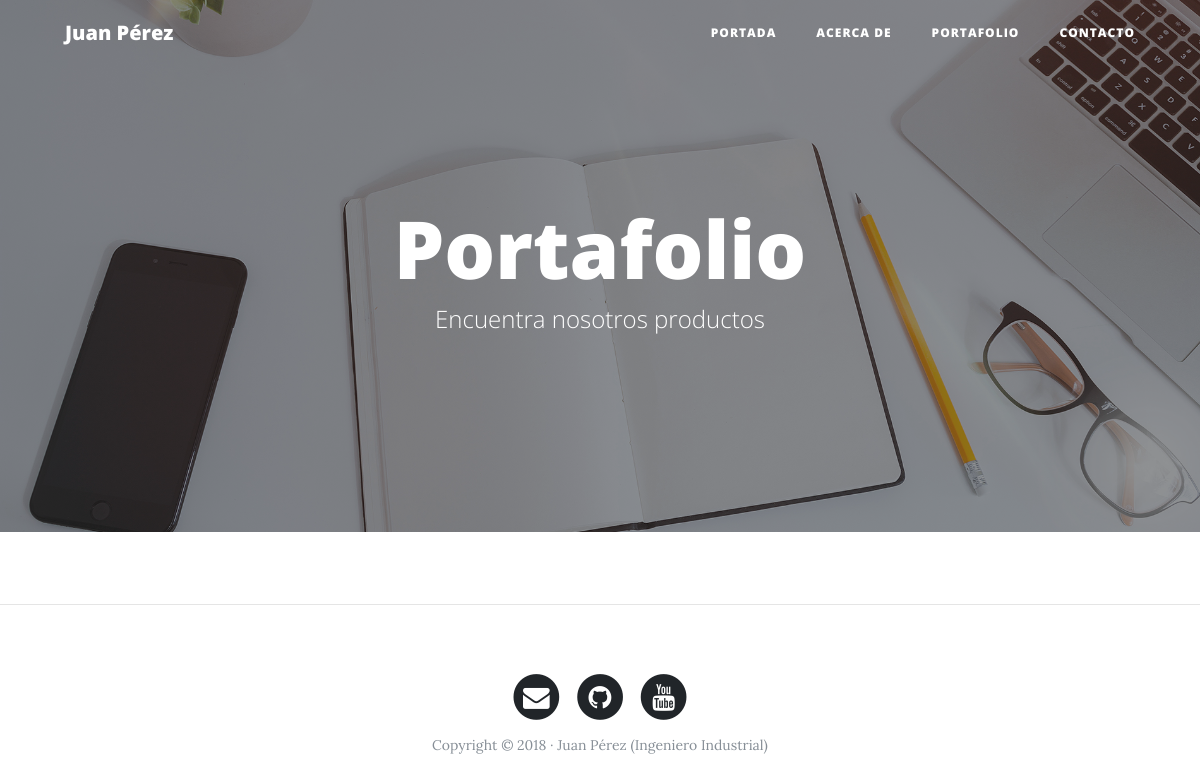
Page /portfolio/ on the earlier database version.
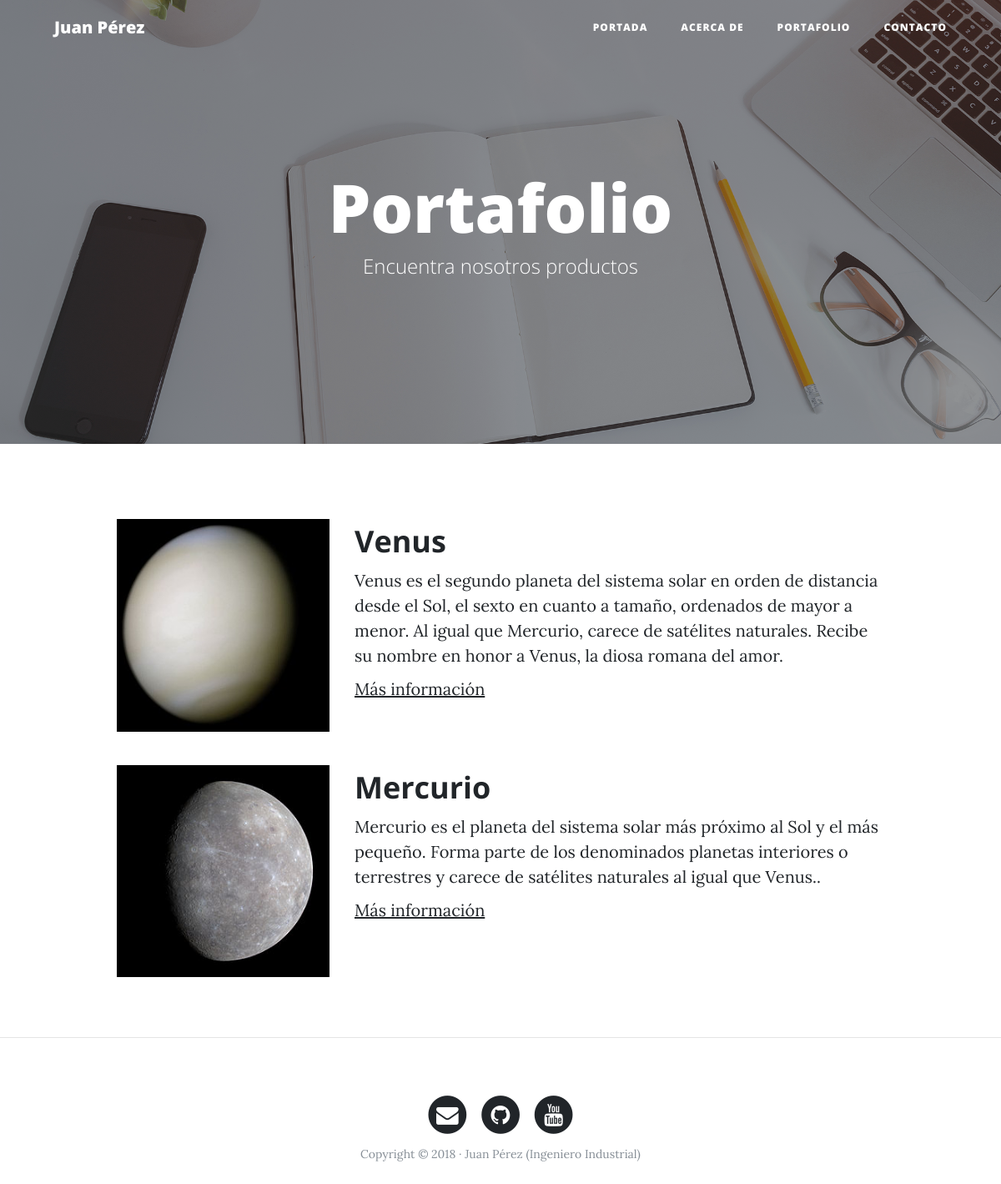
Same page on the later database version.
### portfolio/models.py (models this page shows, shortened)
class Project(models.Model):
    title = models.CharField(max_length=200, verbose_name="Título")
    description = models.TextField(verbose_name="Descripción")
    image = models.ImageField(verbose_name="Imagen", upload_to = "projects")
    link = models.URLField(verbose_name="URL", null=True, blank=True)
    created = models.DateTimeField(auto_now_add=True)
    updated = models.DateTimeField(auto_now=True)
    class Meta:
        verbose_name = "Proyecto"
        verbose_name_plural = "Proyectos"
        ordering = ["-created"]

### portfolio/views.py (the view)
# urls.py: path('portfolio/', portfolio_views.portfolio, name="portfolio"),
def portfolio(request):
    projects = Project.objects.all()
    return render(request, "portfolio/portfolio.html", {'projects':projects})

### portfolio/templates/portfolio/portfolio.html
{% extends 'core/base.html' %}
{% block title %}Portafolio{% endblock %}
{% block subtitle %}Encuentra nosotros productos{% endblock %}
{% block background %}{% load static %}{% static 'core/img/portfolio-bg.jpg' %}{% endblock %}
{% block content %}
<div class="container">
    {% for project in projects %}
    <div class="row project">
        <div class="col-lg-3 col-md-4 offset-lg-1">
            <img class="img-fluid" src="{{project.image.url}}" alt="">
        </div>
      <div class="col-lg-7 col-md-8">
            <h2 class="section-heading title">{{project.title}}</h2>
        <p>{{project.description}}</p>
        <p><a href="http://google.com">Más información</a></p>
      </div>
    </div>
    {% endfor %}
</div>
{% endblock %}

### core/templates/core/base.html (shortened to what this page needs)
<!DOCTYPE html>
<html lang="es">
  <head>
    {% load static %}
    <link href="{% static 'core/vendor/bootstrap/css/bootstrap.min.css' %}" rel="stylesheet">
    <link href="{% static 'core/vendor/font-awesome/css/font-awesome.min.css' %}" rel="stylesheet" type="text/css">
    <link href="{% static 'core/css/clean-blog.min.css' %}" rel="stylesheet">
  </head>
  <body>
    <nav class="navbar navbar-expand-lg navbar-light fixed-top" id="mainNav">
      <div class="container">
        <a class="navbar-brand" href="{% url 'home' %}">Juan Pérez</a>
        <div class="collapse navbar-collapse" id="navbarResponsive">
          <ul class="navbar-nav ml-auto">
            <li class="nav-item">
              <a class="nav-link" href="{% url 'home' %}">Portada</a>
            </li>
            <li class="nav-item">
              <a class="nav-link" href="{% url 'about-me' %}">Acerca de</a>
            </li>
            <li class="nav-item">
              <a class="nav-link" href="{% url 'portfolio' %}">Portafolio</a>
            </li>
            <li class="nav-item">
              <a class="nav-link" href="{% url 'contact' %}">Contacto</a>
            </li>
          </ul>
        </div>
      </div>
    </nav>
    <header class="masthead" style="background-image: url('{% block background %}{% endblock %}')">
      <div class="overlay"></div>
      <div class="container">
        <div class="row">
          <div class="col-lg-8 col-md-10 mx-auto">
            <div class="site-heading">
              <h1>{% block title %}{% endblock %}</h1>
              <span class="subheading">{% block subtitle %}{% endblock %}</span>
            </div>
          </div>
        </div>
      </div>
    </header>
    {% block content %}{% endblock %}
    {% if request.path != "/" %}
    <hr>
    {% endif %}
    <footer>
      <div class="container">
        <div class="row">
          <div class="col-lg-8 col-md-10 mx-auto">
            <ul class="list-inline text-center">
              <li class="list-inline-item">
                <a href="#">
                  <span class="fa-stack fa-lg">
                    <i class="fa fa-circle fa-stack-2x"></i>
                    <i class="fa fa-envelope fa-stack-1x fa-inverse"></i>
                  </span>
                </a>
              </li>
              <li class="list-inline-item">
                <a href="#">
                  <span class="fa-stack fa-lg">
                    <i class="fa fa-circle fa-stack-2x"></i>
                    <i class="fa fa-github fa-stack-1x fa-inverse"></i>
                  </span>
                </a>
              </li>
              <li class="list-inline-item">
                <a href="#">
                  <span class="fa-stack fa-lg">
                    <i class="fa fa-circle fa-stack-2x"></i>
                    <i class="fa fa-youtube fa-stack-1x fa-inverse"></i>
                  </span>
                </a>
              </li>
            </ul>
            <p class="copyright text-muted">Copyright &copy; 2018 · Juan Pérez (Ingeniero Industrial) </p>
          </div>
        </div>
      </div>
    </footer>
  </body>
</html>

Differences in the rows shown:
added Project: image (picture), title "Venus", description "Venus es el segundo planeta del sistema solar en orden de distancia desde el Sol, el sexto en cuanto a tamaño, ordenados de mayor a menor. Al igual que Mercurio, carece de satélites naturales. Recibe su nombre en honor a Venus, la diosa romana del amor."
added Project: image (picture), title "Mercurio", description "Mercurio es el planeta del sistema solar más próximo al Sol y el más pequeño. Forma parte de los denominados planetas interiores o terrestres y carece de satélites naturales al igual que Venus.."
